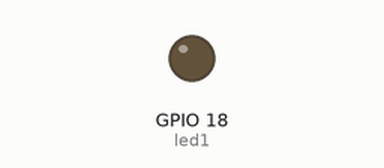
Simulated run of this program. Board: Raspberry Pi (BCM pin numbers). On the bench: output pins drawn as LEDs (lit = HIGH). At 6.6 s the program stops and its outputs stay as they are.

Above: at 0.01 s.
At 1.1 s:
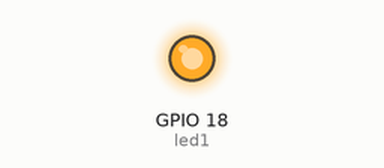
At 3.2 s:
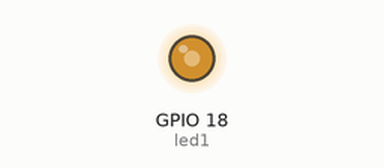
At 5.2 s:
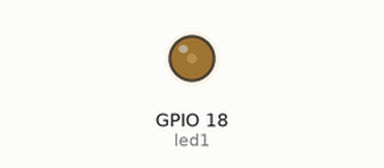
Timing chart, 0 to 7.6 s (numbered marks = the images above):
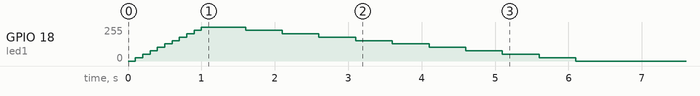

The program:

GPIOTest.py
```python
from gpiozero import LED
from gpiozero import PWMLED
from time import sleep

led1 = PWMLED(18)

"""
while True:
    led1.on()
    sleep(1)
    led1.off()
    sleep(1)
"""

for i in range(0,11,1):
    led1.value = (i/10)
    sleep(0.1)

for j in range(10,-1,-1):
    led1.value = (j/10)
    sleep(0.5)
```
